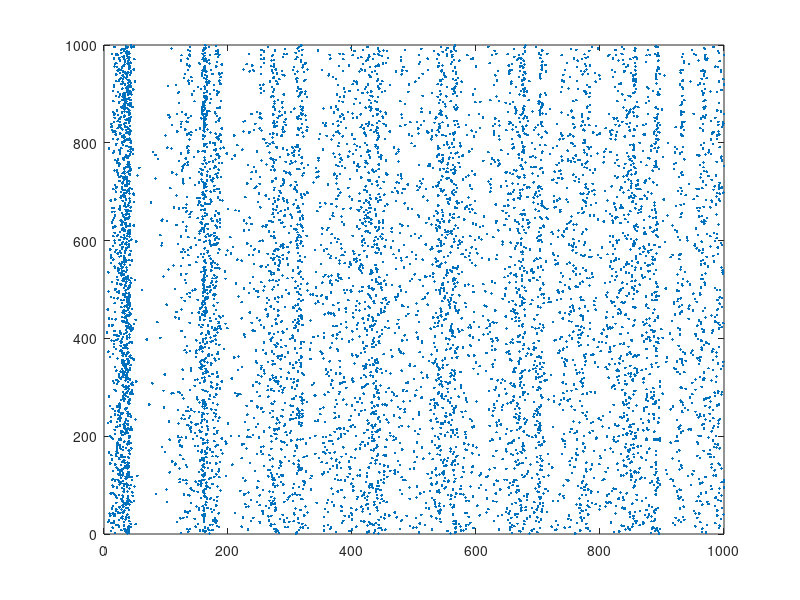

MATLAB code for this plot:
%sourced from http://www.izhikevich.org/publications/spikes.pdf
% Created by Eugene M. Izhikevich, February 25, 2003
% Excitatory neurons    Inhibitory neurons
Ne=800;                 Ni=200;
re=rand(Ne,1);          ri=rand(Ni,1);
a=[0.02*ones(Ne,1);     0.02+0.08*ri];
b=[0.2*ones(Ne,1);      0.25-0.05*ri];
c=[-65+15*re.^2;        -65*ones(Ni,1)];
d=[8-6*re.^2;           2*ones(Ni,1)];
S=[0.5*rand(Ne+Ni,Ne),  -rand(Ne+Ni,Ni)];

v=-65*ones(Ne+Ni,1);    % Initial values of v
u=b.*v;                 % Initial values of u
firings=[];             % spike timings

for t=1:1000            % simulation of 1000 ms
  I=[5*randn(Ne,1);2*randn(Ni,1)]; % thalamic input
  fired=find(v>=30);    % indices of spikes
  firings=[firings; t+0*fired,fired];
  v(fired)=c(fired);
  u(fired)=u(fired)+d(fired);
  I=I+sum(S(:,fired),2);
  v=v+0.5*(0.04*v.^2+5*v+140-u+I); % step 0.5 ms
  v=v+0.5*(0.04*v.^2+5*v+140-u+I); % for numerical
  u=u+a.*(b.*v-u);                 % stability
end;
plot(firings(:,1),firings(:,2),'.');